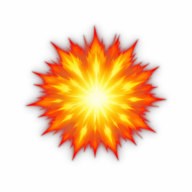
#> input picture assets/vfx/flame_burst.png, 192 x 192 px
$ python -i bake_picks.py   (imports and definitions only)
#> lines starting #> are read from the running program, lines starting #| are printed output that depends on the picture; after the words box and inside, x2 and y2 are one past the last pixel; in counts of white or black regions, pixels touching at a corner belong together
#> further down, picture is the input picture: PIL image 192x192 RGBA; mean R, G, B, A 70.7, 35.6, 6.5, 71.2
#!/usr/bin/env python3
"""Bake animated WEBP+GIF picks from latest pipeline render.

Reads frames from output/<char>/latest/sprites_anime/<shader>_iso45/frames_<anim>/
and writes to output/_anime_picks_v2/<char>/<shader>/<anim>.{webp,gif}.

Project decision (2026-04-30, see DECISIONS.md): single size = 512, flat layout
(no per-anim subfolder). Both anime_eevee and mihoyo_style baked when present.

Usage:
    bake_picks.py --char agumon
    bake_picks.py --char agumon --shaders anime_eevee mihoyo_style
    bake_picks.py --all                # all chars under output/ with a latest/
    bake_picks.py --char agumon --size 512 --fps 12
"""

import argparse
import json
import os
import shutil
from concurrent.futures import ProcessPoolExecutor, as_completed
from pathlib import Path

from PIL import Image

PIPELINE_DIR = Path(__file__).resolve().parent.parent
PICKS_ROOT = PIPELINE_DIR / "output" / "_anime_picks_v2"

DEFAULT_SHADERS = ["anime_eevee", "mihoyo_style"]
DEFAULT_SIZE = 512
# Source FBX anims baked at 60fps. Per-anim playback fps = SOURCE_FPS / frame_step
# (read from config). Manual --fps overrides per-anim derivation for all anims.
SOURCE_FPS = 60
DEFAULT_FPS = None  # None = derive per-anim from config frame_step
ALPHA_THRESHOLD = 128
GIF_BG_KEY = (255, 0, 255)  # magenta keyed transparent


# [24 lines left out: functions load_frames, write_webp, not called in this run]


def _key_rgb(im: Image.Image) -> Image.Image:
    """RGBA → RGB with hard alpha threshold; bg = magenta key."""
    rgba = im.convert("RGBA")
    keyed = Image.new("RGB", rgba.size, GIF_BG_KEY)
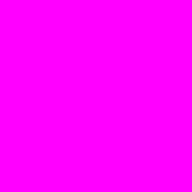
#> keyed: PIL image 192x192 RGB; mean R, G, B 255, 0, 255
    mask = rgba.split()[3].point(lambda a: 255 if a >= ALPHA_THRESHOLD else 0)
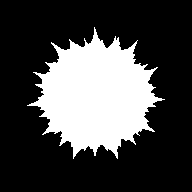
#> mask: PIL image 192x192 L; 27.4% white; 1 white region, box (x1, y1, x2, y2) and area: (27, 27, 165, 159) 10092
    keyed.paste(rgba.convert("RGB"), mask=mask)
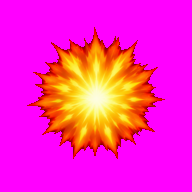
#> keyed: PIL image 192x192 RGB; mean R, G, B 250.7, 35.6, 191.7
    return keyed


# [165 lines left out: functions write_gif, bake_anim_task, _load_anim_steps, collect_jobs, discover_chars, main, not called in this run]


# [2 lines not run here, left out]

>>> from PIL import Image
>>> picture = Image.open('../../../assets/vfx/flame_burst.png')
>>> result = _key_rgb(picture)

$ run again, on assets/vfx/flame_ring.png
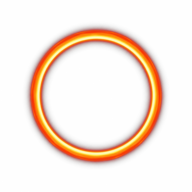
#> input picture assets/vfx/flame_ring.png, 192 x 192 px
#> picture is the input picture: PIL image 192x192 RGBA; mean R, G, B, A 35.2, 15.1, 5, 35.9
#> in _key_rgb, `mask = rgba.split()[3].point(lambda a: 255 if a >= ALPHA_THRESHOLD els..`:
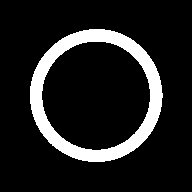
#> mask: PIL image 192x192 L; 12.8% white; 1 white region, box (x1, y1, x2, y2) and area: (30, 29, 163, 162) 4713
#> in _key_rgb, `keyed.paste(rgba.convert("RGB"), mask=mask)`:
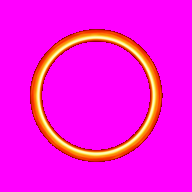
#> keyed: PIL image 192x192 RGB; mean R, G, B 252.3, 15.1, 227.4
